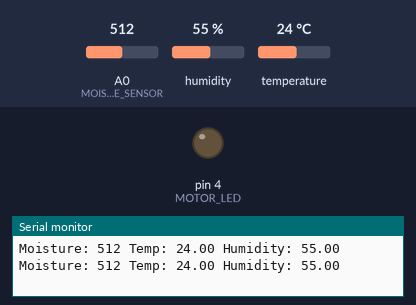
A sketch run on a simulated Arduino Uno, built with avr-gcc and run on an emulated ATmega328P. Shown: output pins drawn as LEDs (lit = HIGH), the last lines printed to the serial monitor. The test bench sets the inputs (shaded band); at power-on: A0 (MOISTURE_SENSOR) = 512, humidity 55 %, temperature 24 °C.

Above: at 2.8 s.
2.9 s: A0 (MOISTURE_SENSOR) set to 408
5.6 s: A0 (MOISTURE_SENSOR) set to 386
At 6.4 s:
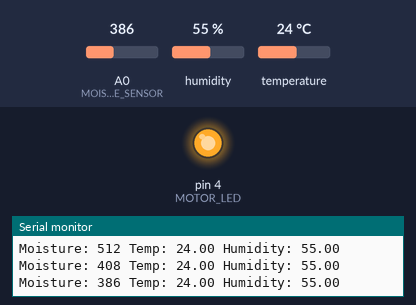
8.3 s: A0 (MOISTURE_SENSOR) set to 410
At 11.3 s:
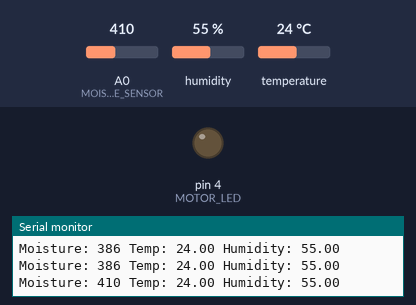
11.6 s: A0 (MOISTURE_SENSOR) set to 390
At 12.5 s:
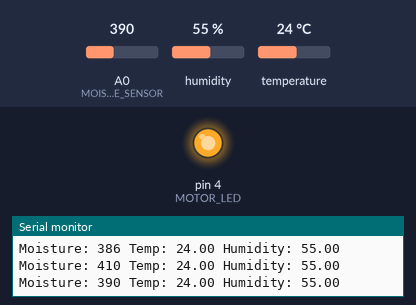
Timing chart, 0 to 14.6 s (numbered marks = the images above; inputs shaded):
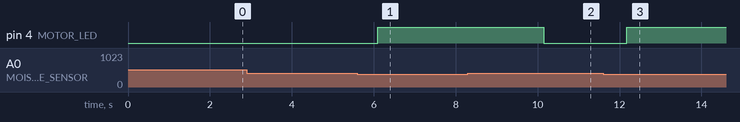

The sketch:

moisture_sensor33.ino
```cpp
#include <DHT.h>

#define DHTPIN 2
#define DHTTYPE DHT11
#define MOISTURE_SENSOR A0
#define MOTOR_LED 4

DHT dht(DHTPIN, DHTTYPE);

void setup() {
  pinMode(MOTOR_LED, OUTPUT);
  Serial.begin(9600);
  dht.begin();
}

void loop() {
  int moisture = analogRead(MOISTURE_SENSOR);
  float temp = dht.readTemperature();
  float humidity = dht.readHumidity();

  Serial.print("Moisture: "); Serial.print(moisture);
  Serial.print(" Temp: "); Serial.print(temp);
  Serial.print(" Humidity: "); Serial.println(humidity);

  digitalWrite(MOTOR_LED, moisture < 400 ? HIGH : LOW);
  delay(2000);
}


// DHT11 Sensor:
// VCC → 5V (Arduino)
// GND → GND (Arduino)
// Data → Digital Pin 2 (DHTPIN in code)
// Soil Moisture Sensor:
// VCC → 5V (Arduino)
// GND → GND (Arduino)
// Analog Out → A0 (MOISTURE_SENSOR in code)
// Motor/LED:
// Positive (Anode of LED or motor's +ve terminal) → Digital Pin 4 (MOTOR_LED in code)
// Negative (Cathode of LED or motor's -ve terminal) → GND
```

Measured:
- the behaviour switches between 400 and 399 on A0 (MOISTURE_SENSOR) (found by bisection; images 0 and 1)
- after the input at 5.6 s, pin 4 (MOTOR_LED): LOW → HIGH after 0.50 s
- after the input at 8.3 s, pin 4 (MOTOR_LED): HIGH → LOW after 1.8 s
- after the input at 11.6 s, pin 4 (MOTOR_LED): LOW → HIGH after 0.57 s
